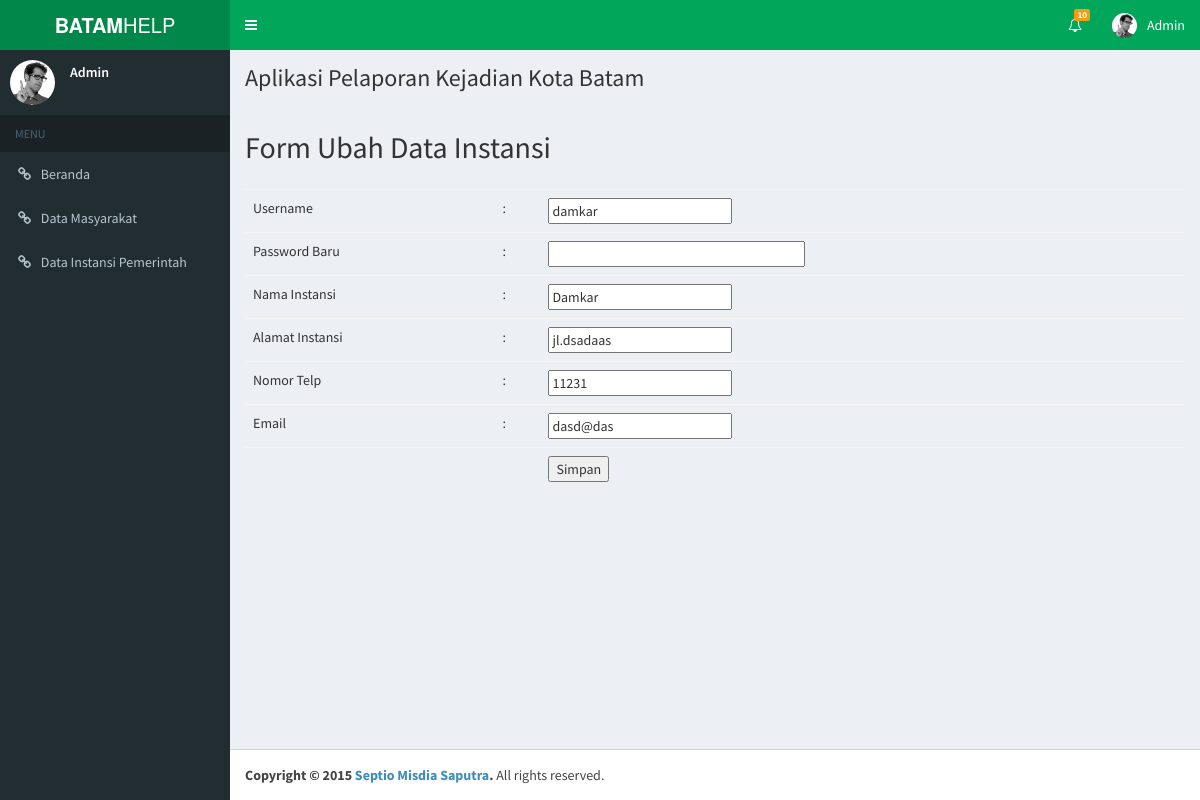
/pages/admin/ubah_instansi.php?username=damkar (signed in), run on the app's committed database.
### tables this page shows
CREATE TABLE IF NOT EXISTS `user` (
  `username` varchar(25) NOT NULL,
  `nama` varchar(25) NOT NULL,
  `alamat` varchar(50) NOT NULL,
  `email` varchar(30) NOT NULL,
  `password` varchar(20) NOT NULL,
  `no_telp` varchar(15) NOT NULL,
  `Status` enum('Aktif','Tidak Aktif') NOT NULL,
  `jenis` varchar(15) NOT NULL,
  PRIMARY KEY (`username`)
);

### pages/admin/ubah_instansi.php (the view, shortened to what this page needs)
<!DOCTYPE html>
<html>
  <head>
    <link rel="stylesheet" href="../../bootstrap/css/bootstrap.min.css">
    <link rel="stylesheet" href="https://maxcdn.bootstrapcdn.com/font-awesome/4.4.0/css/font-awesome.min.css">
    <link rel="stylesheet" href="https://code.ionicframework.com/ionicons/2.0.1/css/ionicons.min.css">
    <link rel="stylesheet" href="../../dist/css/AdminLTE.min.css">
    <link rel="stylesheet" href="../../dist/css/skins/skin-green.css">
  </head>
  <body class="hold-transition skin-green sidebar-mini">
    <div class="wrapper">
      <header class="main-header">
        <a href="index2.html" class="logo">
          <span class="logo-lg"><b>BATAM</b>HELP</span>
        </a>
        <nav class="navbar navbar-static-top" role="navigation">
          <a href="#" class="sidebar-toggle" data-toggle="offcanvas" role="button">
          </a>
          <div class="navbar-custom-menu">
            <ul class="nav navbar-nav">
              <li class="dropdown notifications-menu">
                <a href="#" class="dropdown-toggle" data-toggle="dropdown">
                  <i class="fa fa-bell-o"></i>
                  <span class="label label-warning">10</span>
                </a>
              </li>
              <li class="dropdown user user-menu">
                <a href="#" class="dropdown-toggle" data-toggle="dropdown">
                  <img src="../../dist/img/user2-160x160.jpg" class="user-image" alt="User Image">
                  <span class="hidden-xs"><?php echo "".$_SESSION['username']."";?></span>
                </a>
              </li>
              </ul>
          </div>
        </nav>
      </header>
      <aside class="main-sidebar">
        <section class="sidebar">
          <div class="user-panel">
            <div class="pull-left image">
              <img src="../../dist/img/user2-160x160.jpg" class="img-circle" alt="User Image">
            </div>
            <div class="pull-left info">
              <p><?php echo "".$_SESSION['username']."";?></p>
            </div>
          </div>
          <ul class="sidebar-menu">
            <li class="header">MENU</li>
            <li><a href="index.php?page=beranda"><i class="fa fa-link"></i> <span>Beranda</span></a></li>
            <li><a href="index.php?page=masyarakat"><i class="fa fa-link"></i> <span>Data Masyarakat</span></a></li>
          <li><a href="index.php?page=instansi"><i class="fa fa-link"></i> <span>Data Instansi Pemerintah</span></a></li>
          </ul>
        </section>
      </aside>
      <div class="content-wrapper">
        <section class="content-header">
          <h1>
            Aplikasi Pelaporan Kejadian Kota Batam
          </h1></br><h2>Form Ubah Data Instansi</h2></section>
        <section class="content">
<?php
include ("../proses/config.php");
$username = $_GET['username'];
$hasil = mysqli_query($con,"SELECT * FROM user WHERE username='$username'");
	$jum_hasil = $hasil->num_rows;
 if($jum_hasil){
 while($baris = $hasil->fetch_assoc()){
?>
<form action="../proses/proses_ubah_instansi.php" method="post">
		<table class="table" cellpadding="3" cellspacing="0">
			<tr>
				<td>Username</td>
				<td>:</td>
				<td><input type="text" name="username" value="<?php echo $baris['username']; ?>" readonly="yes"></td>
			</tr>
			<tr>
				<td>Password Baru</td>
				<td>:</td>
				<td><input type="password" name="password" size="30" value="" required></td>
			</tr>
			<tr>
				<td>Nama Instansi</td>
				<td>:</td>
				<td>
					<input type="text" name="namainstansi" value="<?php echo $baris['nama']; ?>" required>
				</td>
			</tr>
			<tr>
				<td>Alamat Instansi</td>
				<td>:</td>
				<td>
					<input type="text" name="alamatinstansi" value="<?php echo $baris['alamat']; ?>" required>
				</td>
			</tr>
			<tr>
				<td>Nomor Telp</td>
				<td>:</td>
				<td>
					<input type="text" name="nomor_telp" value="<?php echo $baris['no_telp']; ?>" required>
				</td>
			</tr>
			<tr>
				<td>Email</td>
				<td>:</td>
				<td>
					<input type="text" name="email" value="<?php echo $baris['email']; ?>" required>
				</td>
			</tr>
			<tr>
				<td>&nbsp;</td>
				<td></td>
				<td><input type="submit" name="submit" value="Simpan"></td>
				 <?php } ?>
				 <?php } else{
 echo 'Tidak ada data ditemukan.';
 }?>
			</tr>
		</table>
	</form>
        </section>
      </div>
      <footer class="main-footer">
        <strong>Copyright &copy; 2015 <a href="#">Septio Misdia Saputra</a>.</strong> All rights reserved.
      </footer>
     </div>
  </body>
</html>

### data on the page
user: username "damkar", namainstansi "Damkar", alamatinstansi "jl.dsadaas", nomor_telp "11231", email "dasd@das"

### other printed values
$_SESSION['username'] "Admin"
